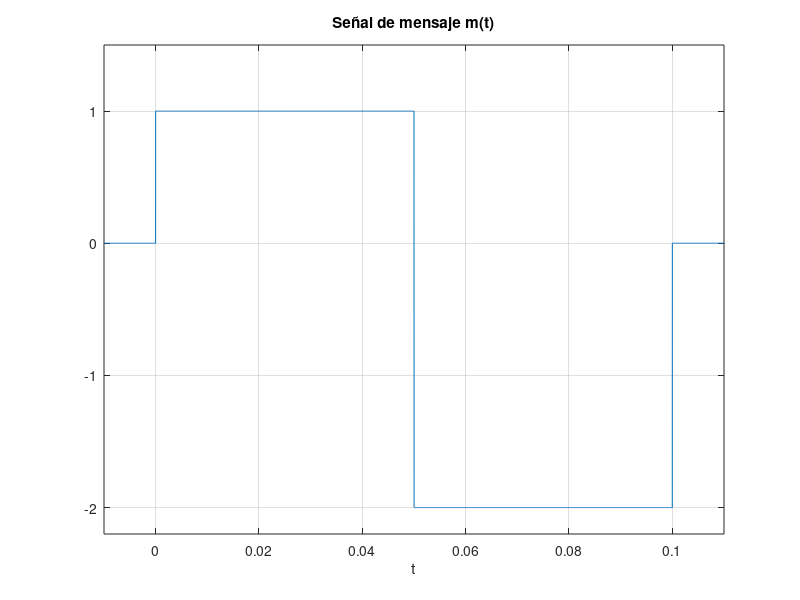
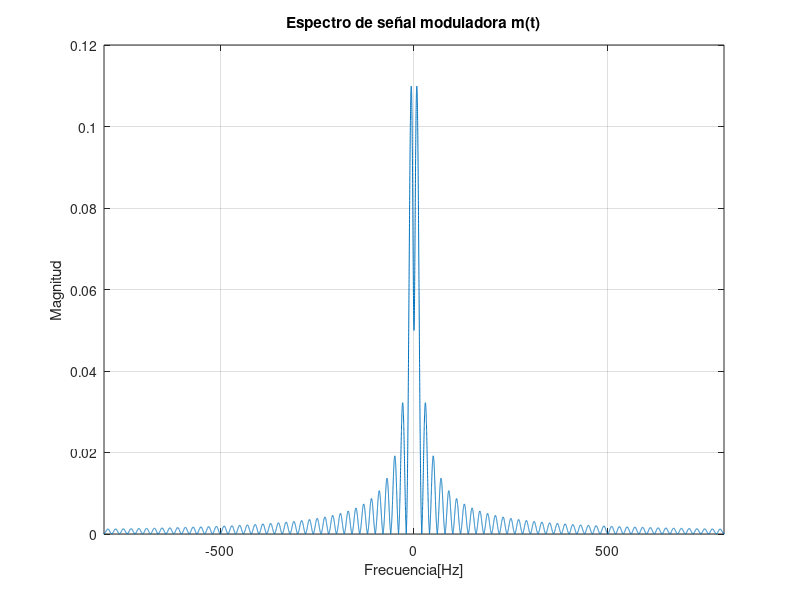
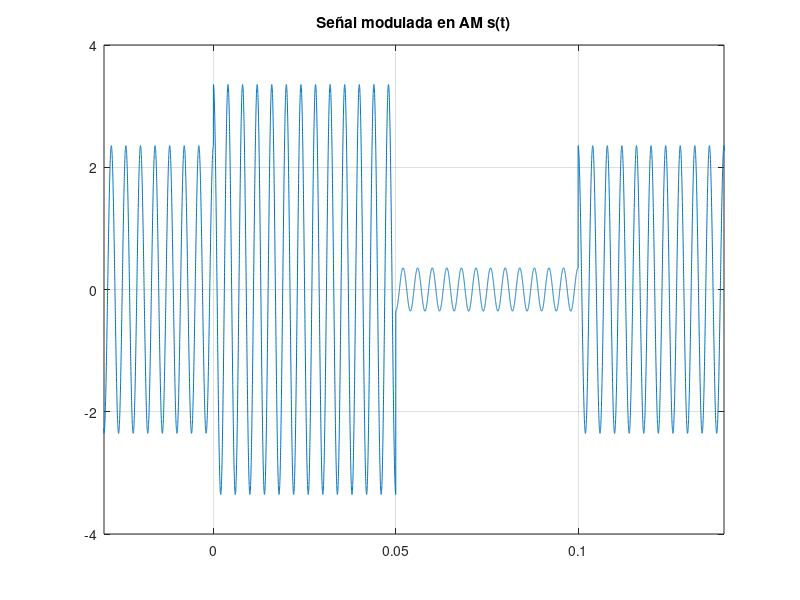
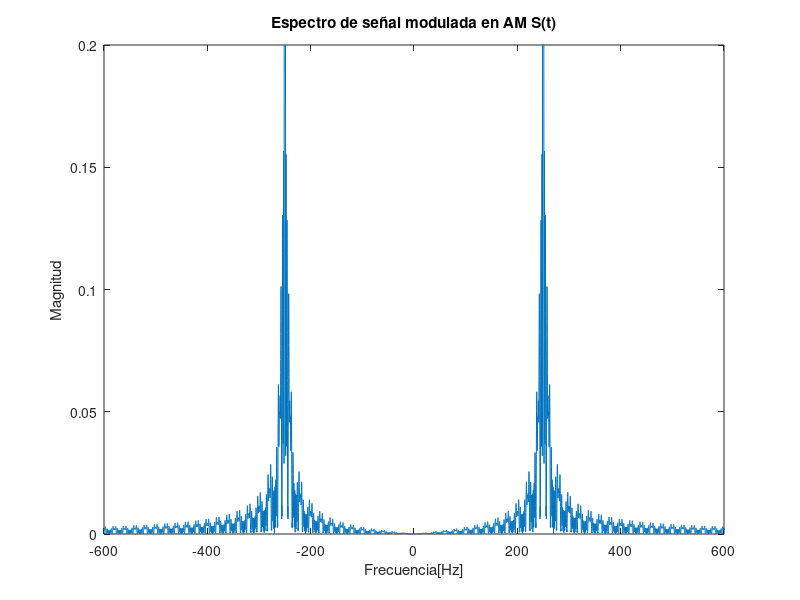

These figures' MATLAB source, in order:
clear all
close all

fs=75000;
tm=1/fs;
t=-0.3:tm:0.3;
t0=0.15;
u=0.85;
w=500*pi;
A = 2 / u;

%Señal de mensaje m(t)
m=(1).*(t>=0 & t<=0.05) + (-2).*(t>0.05 & t<=.1);
figure(1);
plot(t,m);
title('Señal de mensaje m(t)');
axis([-0.01 .11 -2.2 1.5])
xlabel('t');
grid

%Transformada de m(t)
N=1000000;
M=fftshift(fft(m,N))*tm;
f=linspace(-fs/2, fs/2, N);
figure(2);
plot(f, abs(M));
xlabel('Frecuencia[Hz]');
ylabel('Magnitud');
axis([-800 800 0 .12])
title('Espectro de señal moduladora m(t)');
grid

%Portadora
c=cos(500*pi*t);

%Señal modulada en AM s(t)
yam=(A + m).*c;
figure(3);
plot(t,yam);
title('Señal modulada en AM s(t)');
axis([-0.03 .14 -4 4])
grid


%Transformada de s(t)
s=(A + m).*c;
S=fftshift(fft(s,N))*tm;
f=linspace(-fs/2, fs/2, N);
figure(4);
plot(f, abs(S));
axis([-600 600 0 .2])
xlabel('Frecuencia[Hz]');
ylabel('Magnitud');
title('Espectro de señal modulada en AM S(t)');

%Ruido Gaussiano
long_m=length(m);
Py=var(yam);
SNR=20;
snr=10^(SNR/10);
Pn=Py/snr;
sigma_n=sqrt(Pn);
n=sigma_n*randn(1,long_m);


%Grafica de señal de ruido
figure(5);
plot (t,n);
title('Ruido gaussiano')
Pnsim=var(m);

%Espectro de ruido
n_ruido=fftshift(fft(n,N))*tm;
f=linspace(-fs/2, fs/2, N);
figure(6);
plot(f, abs(n_ruido));
axis([-10000 10000 -0.001 0.006])
xlabel('Frecuencia[Hz]');
ylabel('Magnitud');
title('Espectro de señal de ruido');
grid

%Señal modulada con ruido
r=yam + n;
figure(7)
plot(t,r);
axis([-0.04 .15 -5 5.5])
title('Señal s(t) con ruido')
grid

%Transformada de señal con ruido
R=fftshift(fft(r,N))*tm;
f=linspace(-fs/2, fs/2, N);
figure(8);
plot(f, abs(R));
axis([-700 700 0 0.09])
xlabel('Frecuencia[Hz]');
ylabel('Magnitud');
title('Espectro de señal s(t) con ruido');
grid

%Filtrado pasabanda en la entrada del receptor
%Filtro pasa bandas
th=-0.2:tm:0.2;
W=200*pi;
wc=500*pi;
w=linspace(-fs/2, fs/2,N)*2*pi;


%Grafica de filtro pasabanda
h1=2*W/pi*sinc(W*th/pi).*cos(wc*th);
figure(9)
subplot(211)
plot(th,h1,'m')
axis([-0.03 0.03 -340 1.1*max(abs(h1))])
title('Filtro pasabanda')

%Espectro de filtro pasabandas
H1=fftshift(fft(h1,N))*tm;
subplot(212)
plot(w/(2*pi),abs(H1),'m')
axis([-600 600 0 1.1*max(abs(H1))])
title('Espectro de Filtro pasabanda')
grid

%Señal pasada por el pasabandas para eliminar ruido
r1=conv(r,h1,'same')*tm;
figure(10)
plot(t,r1);
axis([-0.04 .15 -5 5.5])
title('Señal pasada por el filtro para quitar ruido')
grid

%Transformada de la señal pasada por el filtro pasabandas
R1=fftshift(fft(r1,N))*tm;
f=linspace(-fs/2, fs/2, N);
figure(11);
plot(f, abs(R1));
axis([-700 700 0 0.09])
xlabel('Frecuencia[Hz]');
ylabel('Magnitud');
title('Espectro de señal sin ruido');
grid

%Demodualcion no coherente
%Hilbert
z=hilbert(r1);
v=abs(z);
m_rec = v - A;
figure(12)
plot(t,m_rec,'r')
axis([-0.01 .11 -2.5 1.5])
title('Señal demodulada con demodulacion no coherente')
grid

%Espectro de la señal recuperada 
M_rec=fftshift(fft(m_rec,N))*tm;
f=linspace(-fs/2, fs/2, N);
figure(13)
plot(f, abs(M_rec), 'r');
axis([-800 800 0 .12])
title('Espectro de la señal recuperada')
grid

%Comparacion de señales recuperada y original
figure(14)
plot(t,m_rec,'r')
hold on
plot(t,m,'b')
axis([-0.01 .11 -2.5 1.5])
title('Señal recuperada y señal original')
legend('Señal recuperada', 'Señal original ')
grid

%Espectro de la señal recuperada 
M_rec=fftshift(fft(m_rec,N))*tm;
f=linspace(-fs/2, fs/2, N);
figure(15)
plot(f, abs(M_rec), 'r');
hold on
plot(f, abs(M),'b');
axis([-150 150 0 .12])
title('Espectro de la señal recuperada')
legend('Señal recuperada', 'Señal original ')
grid

